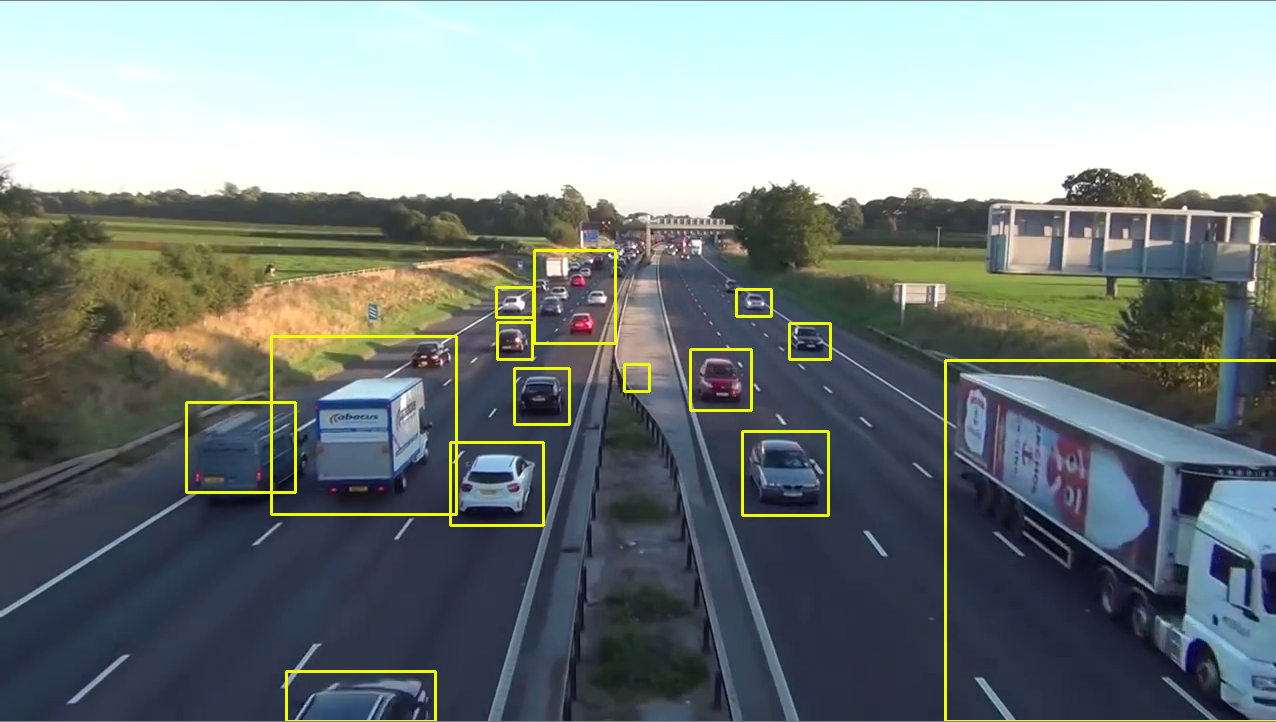
%> input picture Report/images/design/detection/bounding/bound_70.png, 1276 x 722 px
$ octave measure_pixel_distance.m   (GNU Octave 9; MATLAB toolbox functions it lacks are replaced by stand-ins)
%> lines starting %> are read from the running program, lines starting %| are printed output that depends on the picture
%% 100
imtool('C:\Users\Tom\OneDrive - The University Of Newcastle\FYP\video_data\measure_frames\4_measure.png')
%> (this line was passed over: imtool is not available in this run)
%% Laptop
imtool('C:\Users\c3175\OneDrive - The University Of Newcastle\FYP\video_data\measure_frames\6b_measure.png')
%> (this line was passed over: imtool is not available in this run)
%% 70
imtool('Desktop/bound_70.png')

%% 40
imtool('Desktop/bound_40.png')
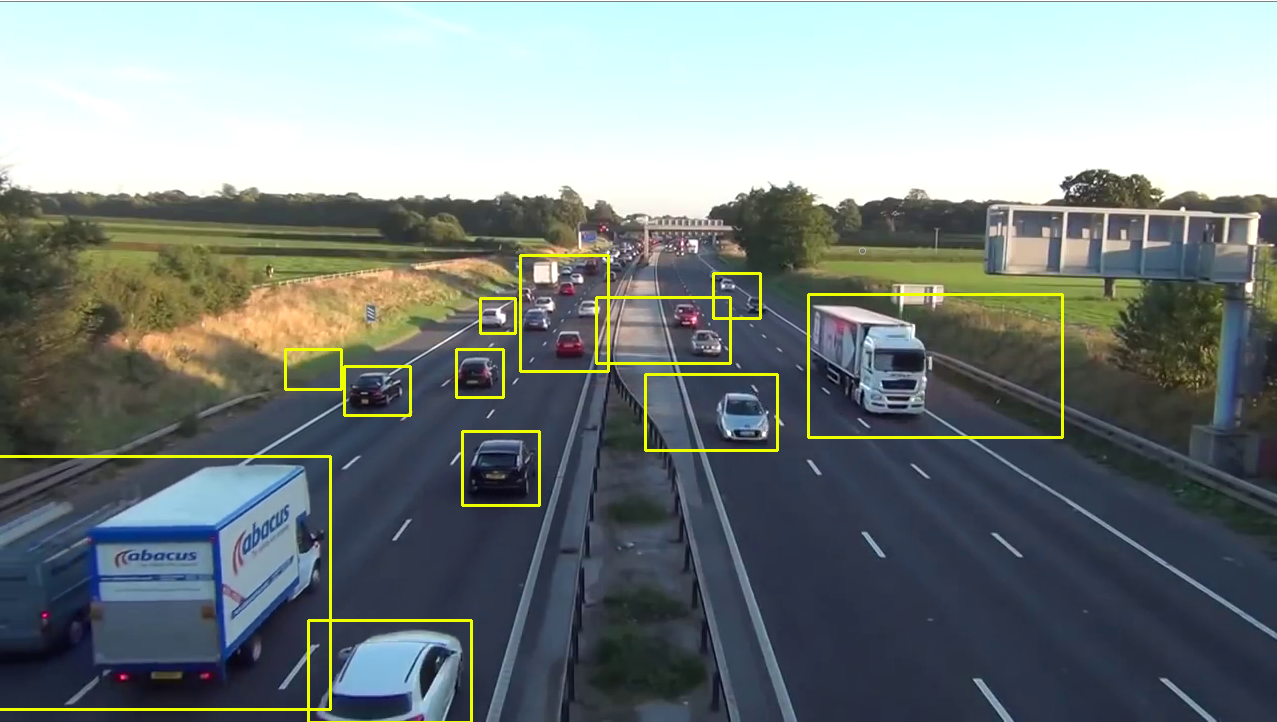
%> input picture Report/images/design/detection/bounding/bound_40.png, 1277 x 722 px

%% Show figures

fig1 = imread('C:\Users\Tom\Desktop\thesisWindows\Report\images\design\detection\bounding\centroid_test.png');
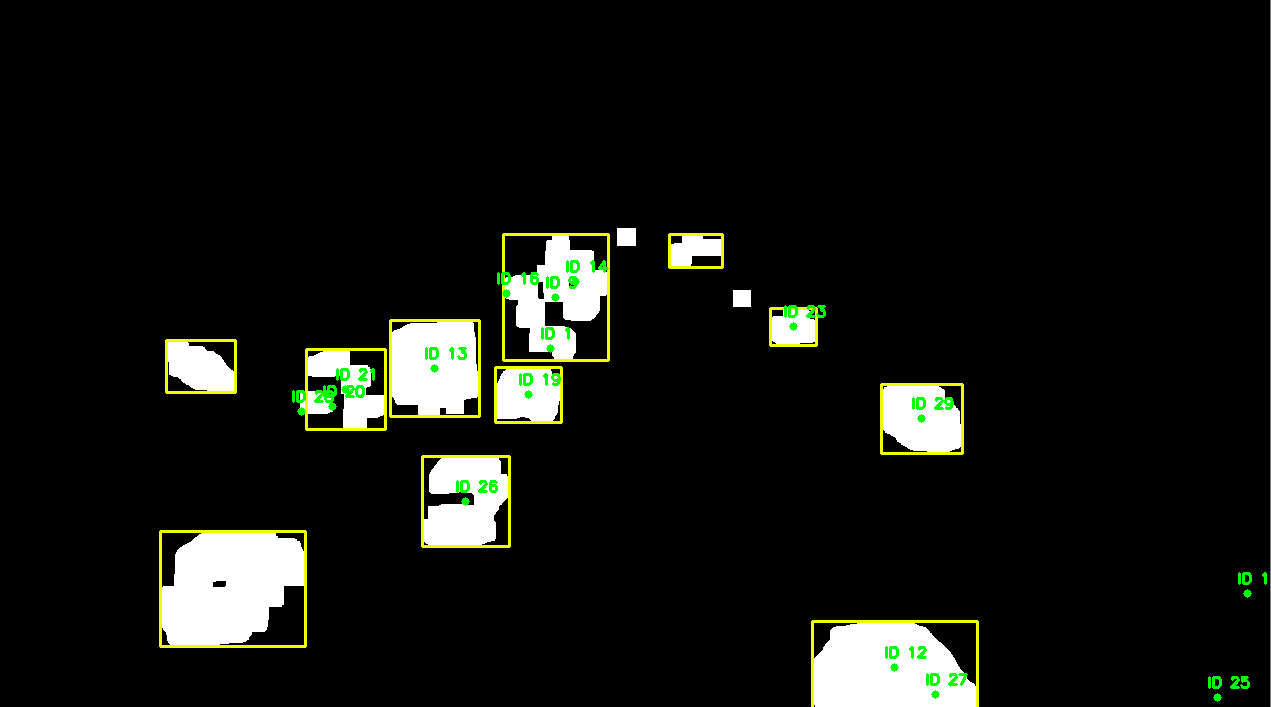
%> input picture Report/images/design/detection/bounding/centroid_test.png, 1271 x 707 px
%> fig1 is the input picture: size 707x1271x3 uint8; mean R, G, B 19, 20.5, 16.3
fig2 = imread('C:\Users\Tom\Desktop\thesisWindows\Report\images\design\detection\bounding\centroid_test_2.png');
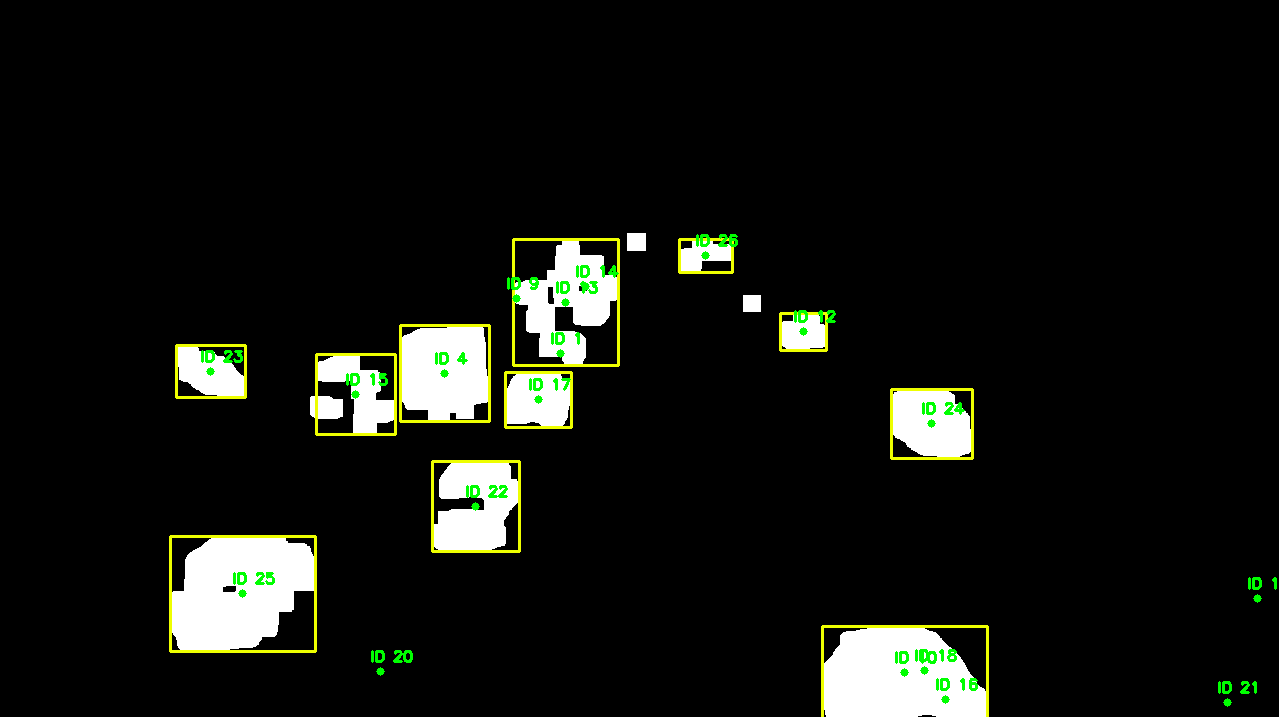
%> input picture Report/images/design/detection/bounding/centroid_test_2.png, 1279 x 717 px
%> fig2 is the input picture: size 717x1279x3 uint8; mean R, G, B 18.6, 20.3, 15.9


figure();
imshow(fig1);
figure();
imshow(fig2);
